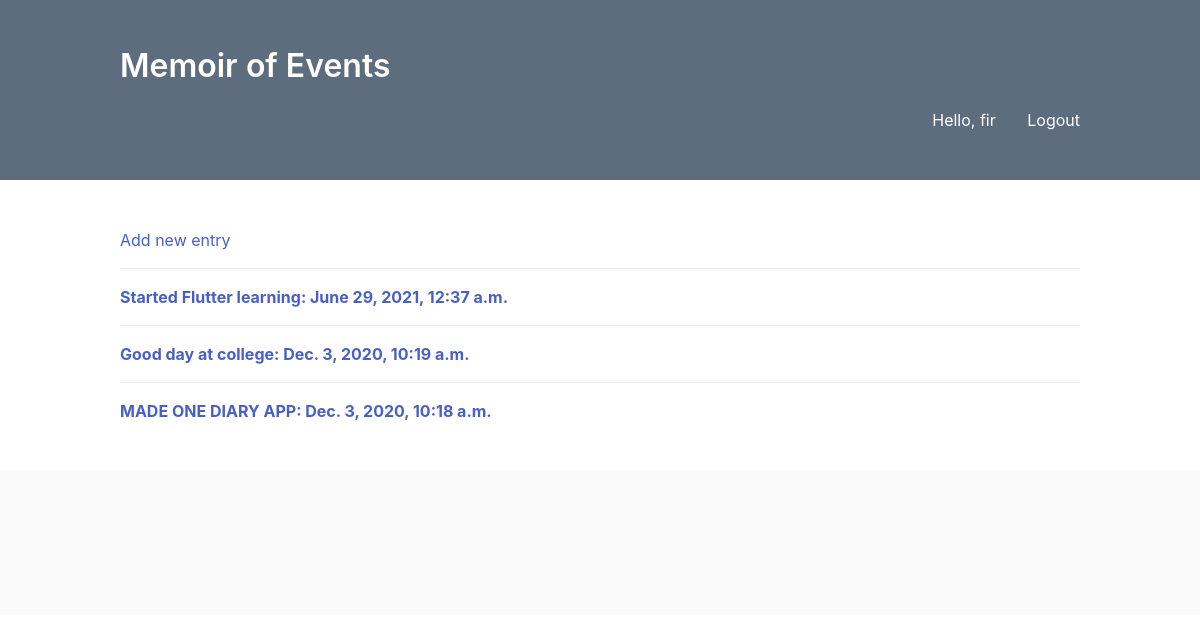
The app's page /home (signed in) with its own data.
### entries/models.py (models this page shows, shortened)
class Entry(models.Model):
    Heading = models.CharField(max_length=200)
    text = models.TextField()
    date_posted = models.DateTimeField(auto_now_add=True)
    class Meta:
        verbose_name_plural = 'entries'

### entries/views.py (the view)
# urls.py: path('home',views.index,name='home'),
@login_required
def index(request):
    entries = Entry.objects.order_by('-date_posted')
    context = {'entries' : entries}
    return render(request, 'entries/index.html', context)

### entries/templates/entries/index.html (shortened to what this page needs)
<!DOCTYPE html>
<html lang="en">
<head>
    <link rel="stylesheet" href="https://cdnjs.cloudflare.com/ajax/libs/bulma/0.6.2/css/bulma.min.css" />
</head>
<body>
    <section class="hero is-primary">
        <div class="hero-body" id="ABC">
            <div class="container">
                <h1 class="title">
                    Memoir of Events
                </h1>
                {% if user.is_authenticated %}
                <p style="text-align:right;">Hello, {{user.username}}   &nbsp &nbsp &nbsp <a href="logout">Logout</a></p>
                    {% endif %}
            </div>
        </div>
    </section>
    <section class="section">
        <div class="container">
            <article class="media">
                <div class="media-content">
                    <div class="content">
                        <a href="{% url 'add' %}">Add new entry</a>
                    </div>
                </div>
            </article>
            {% for entry in entries %}
                <article class="media">
                    <div class="media-content">
                        <div class="content" >
                            <p>
                                <a href="http://127.0.0.1:8000/viewdiary/{{entry.id}}">
                                <strong>{{entry.Heading}}: {{ entry.date_posted }}</strong>
                                </a>
                            </p>
                        </div>
                    </div>
                </article>
            {% endfor %}
        </div>
    </section>
    <footer class="footer">
    </footer>
</body>
</html>

### entries/templates/entries/index.html (style rules this page uses)
#ABC { background-color:#5D6D7E ; border: 1px #85929E; }

### records on screen
Entry: Heading "Started Flutter learning", date_posted "June 29, 2021, 12:37 a.m."
Entry: Heading "Good day at college", date_posted "Dec. 3, 2020, 10:19 a.m."
Entry: Heading "MADE ONE DIARY APP", date_posted "Dec. 3, 2020, 10:18 a.m."

### other values on screen
{{ user.username }} "fir"
